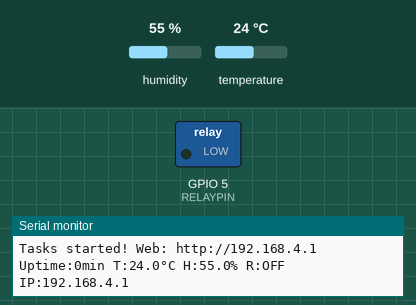
The sketch below on a simulated ESP32. Parts: switched loads named in the sketch (green lamp = pin HIGH), the last lines printed to the serial monitor. The test bench sets the inputs (shaded band); at power-on: temperature 24 °C, humidity 55 %. WiFi joins after 1.5 s; servers stay silent unless stated; nothing arrives over Bluetooth unless stated.

Above: at 1.2 s.
1.3 s: temperature set to 21 °C
3.5 s: temperature set to 18 °C
At 5.1 s:
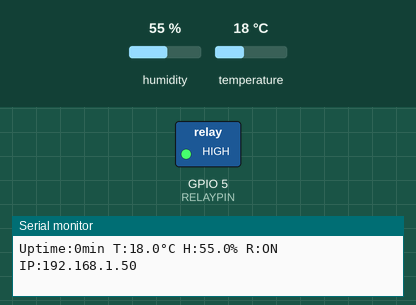
5.5 s: temperature set to 28 °C
At 6.8 s:
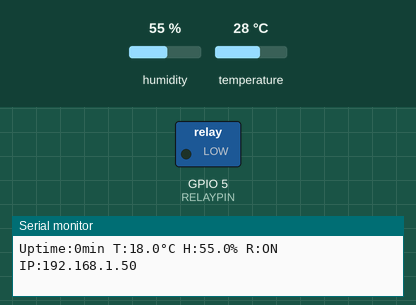
7.8 s: temperature set to 12 °C
At 8.6 s:
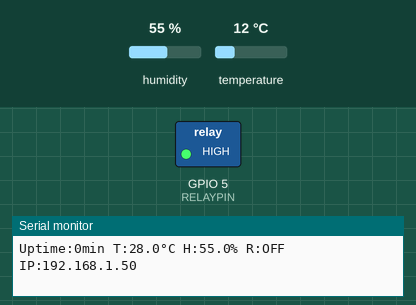
Timing chart, 0 to 10.6 s (numbered marks = the images above; inputs shaded):
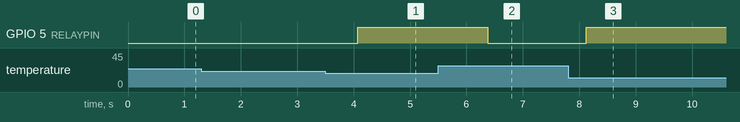

Measured:
- the behaviour switches between 20 and 19 °C on temperature (found by bisection; images 0 and 1)
- after the input at 3.5 s, GPIO 5 (RELAYPIN): LOW → HIGH after 0.57 s
- after the input at 5.5 s, GPIO 5 (RELAYPIN): HIGH → LOW after 0.87 s
- after the input at 7.8 s, GPIO 5 (RELAYPIN): LOW → HIGH after 0.32 s

The sketch:

SmartHome.ino
```cpp
#include <WiFi.h>
#include <WebServer.h>
#include <BluetoothSerial.h>
#include <freertos/FreeRTOS.h>
#include <freertos/task.h>
#include <freertos/queue.h>
#include <freertos/semphr.h>
#include "DHT.h"

#define DHTPIN 4
#define RELAYPIN 5

// ADD THESE MISSING GLOBAL VARIABLES
String currentIP = "192.168.4.1";  // ← MISSING!

QueueHandle_t sensorQueue;
SemaphoreHandle_t dataMutex;
DHT dht(DHTPIN, DHT11);
WebServer server(80);
BluetoothSerial SerialBT;
volatile float lastTemp = 0, lastHum = 0;
volatile bool relayState = false;

void SensorTask(void *pvParameters) {
  float temp, hum;
  dht.begin();
  while(1) {
    hum = dht.readHumidity();
    temp = dht.readTemperature();
    if (!isnan(temp) && !isnan(hum)) {
      xSemaphoreTake(dataMutex, portMAX_DELAY);
      lastTemp = temp;
      lastHum = hum;
      xQueueOverwrite(sensorQueue, &temp);
      xSemaphoreGive(dataMutex);
    }
    vTaskDelay(pdMS_TO_TICKS(2000));
  }
}

void RelayTask(void *pvParameters) {
  float temp;
  pinMode(RELAYPIN, OUTPUT);
  digitalWrite(RELAYPIN, LOW);
  while(1) {
    if (xQueueReceive(sensorQueue, &temp, pdMS_TO_TICKS(100)) == pdTRUE) {
      xSemaphoreTake(dataMutex, portMAX_DELAY);
      if (temp > 30.0) {
        digitalWrite(RELAYPIN, HIGH);
        relayState = true;
      } else if (temp < 20.0) {
        digitalWrite(RELAYPIN, HIGH);
        relayState = true;
      } else {
        digitalWrite(RELAYPIN, LOW);
        relayState = false;
      }
      xSemaphoreGive(dataMutex);
    }
    vTaskDelay(pdMS_TO_TICKS(500));
  }
}

void WiFiTask(void *pvParameters) {
  WiFi.mode(WIFI_AP_STA);
  WiFi.softAP("SmartGateway_AP", "12345678");
  currentIP = WiFi.softAPIP().toString();  // AP IP first

  WiFi.begin("YOUR_SSID", "YOUR_PASSWORD");  // ← CHANGE THESE
  int attempts = 0;
  while (WiFi.status() != WL_CONNECTED && attempts < 20) {
    vTaskDelay(pdMS_TO_TICKS(500));
    attempts++;
  }

  if (WiFi.status() == WL_CONNECTED) {
    currentIP = WiFi.localIP().toString();  // Update to STA IP
  }

  // Web server - FIXED lambdas using global currentIP
  server.on("/", HTTP_GET, []() {
    xSemaphoreTake(dataMutex, pdMS_TO_TICKS(100));
    String html = "<!DOCTYPE html><html><head><title>Smart Gateway</title>"
                  "<meta http-equiv='refresh' content='5'></head><body>"
                  "<h1>Smart Home Gateway</h1>"
                  "<p><b>Temp:</b> " + String(lastTemp,1) + "°C</p>"
                  "<p><b>Humidity:</b> " + String(lastHum,1) + "%</p>"
                  "<p><b>Relay:</b> " + String(relayState ? "ON" : "OFF") + "</p>"
                  "<p><a href='/relay/on' style='padding:10px;background:#4CAF50;color:white'>TURN ON</a> "
                  "<a href='/relay/off' style='padding:10px;background:#f44336;color:white'>TURN OFF</a></p>"
                  "<hr>IP: <b>http://" + currentIP + "</b></body></html>";  // FIXED: currentIP
    xSemaphoreGive(dataMutex);
    server.send(200, "text/html", html);
  });

  server.on("/relay/on", HTTP_GET, []() {
    digitalWrite(RELAYPIN, HIGH);
    xSemaphoreTake(dataMutex, pdMS_TO_TICKS(10));
    relayState = true;
    xSemaphoreGive(dataMutex);
    server.send(200, "text/plain", "Relay ON");
  });

  server.on("/relay/off", HTTP_GET, []() {
    digitalWrite(RELAYPIN, LOW);
    xSemaphoreTake(dataMutex, pdMS_TO_TICKS(10));
    relayState = false;
    xSemaphoreGive(dataMutex);
    server.send(200, "text/plain", "Relay OFF");
  });

  server.begin();
  while(1) {
    server.handleClient();
    vTaskDelay(pdMS_TO_TICKS(10));
  }
}

void BLETask(void *pvParameters) {
  SerialBT.begin("SmartGateway");
  while(1) {
    if (SerialBT.available()) {
      String cmd = SerialBT.readStringUntil('\n');
      cmd.trim();
      xSemaphoreTake(dataMutex, pdMS_TO_TICKS(100));
      if (cmd.indexOf("ON") >= 0) {
        digitalWrite(RELAYPIN, HIGH);
        relayState = true;
      } else if (cmd.indexOf("OFF") >= 0) {
        digitalWrite(RELAYPIN, LOW);
        relayState = false;
      }
      SerialBT.printf("Temp:%.1f°C Hum:%.1f%% Relay:%s IP:%s\n",
                      lastTemp, lastHum, relayState ? "ON" : "OFF", currentIP.c_str());
      xSemaphoreGive(dataMutex);
    }
    vTaskDelay(pdMS_TO_TICKS(100));
  }
}

void setup() {
  Serial.begin(115200);
  Serial.println("\n=== Smart Home Gateway RTOS ===");

  pinMode(RELAYPIN, OUTPUT);
  digitalWrite(RELAYPIN, LOW);

  sensorQueue = xQueueCreate(1, sizeof(float));
  dataMutex = xSemaphoreCreateMutex();
  if (sensorQueue == NULL || dataMutex == NULL) {
    Serial.println("ERROR: Failed to create queue/mutex!");
    while(1);
  }

  xTaskCreatePinnedToCore(SensorTask, "Sensor", 4096, NULL, 3, NULL, 0);
  xTaskCreatePinnedToCore(RelayTask, "Relay", 2048, NULL, 2, NULL, 0);
  xTaskCreatePinnedToCore(WiFiTask, "WiFi", 6144, NULL, 1, NULL, 1);
  xTaskCreatePinnedToCore(BLETask, "BLE", 4096, NULL, 1, NULL, 1);

  Serial.println("Tasks started! Web: http://" + currentIP);
}

void loop() {
  vTaskDelay(pdMS_TO_TICKS(1000));
  Serial.printf("Uptime:%dmin T:%.1f°C H:%.1f%% R:%s IP:%s\n",
                millis()/60000, lastTemp, lastHum, relayState?"ON":"OFF", currentIP.c_str());
}
```
